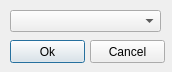
<?xml version="1.0" encoding="UTF-8"?>
<ui version="4.0">
 <class>StatusDialog</class>
 <widget class="QDialog" name="StatusDialog">
  <property name="geometry">
   <rect>
    <x>0</x>
    <y>0</y>
    <width>172</width>
    <height>72</height>
   </rect>
  </property>
  <property name="minimumSize">
   <size>
    <width>172</width>
    <height>72</height>
   </size>
  </property>
  <property name="maximumSize">
   <size>
    <width>172</width>
    <height>72</height>
   </size>
  </property>
  <property name="windowTitle">
   <string>Status</string>
  </property>
  <widget class="QPushButton" name="pushButtonOk">
   <property name="geometry">
    <rect>
     <x>10</x>
     <y>40</y>
     <width>75</width>
     <height>23</height>
    </rect>
   </property>
   <property name="text">
    <string>Ok</string>
   </property>
  </widget>
  <widget class="QPushButton" name="pushButtonCancel">
   <property name="geometry">
    <rect>
     <x>90</x>
     <y>40</y>
     <width>75</width>
     <height>23</height>
    </rect>
   </property>
   <property name="text">
    <string>Cancel</string>
   </property>
  </widget>
  <widget class="QComboBox" name="comboBoxStatus">
   <property name="geometry">
    <rect>
     <x>10</x>
     <y>10</y>
     <width>151</width>
     <height>22</height>
    </rect>
   </property>
  </widget>
 </widget>
 <resources/>
 <connections/>
</ui>
